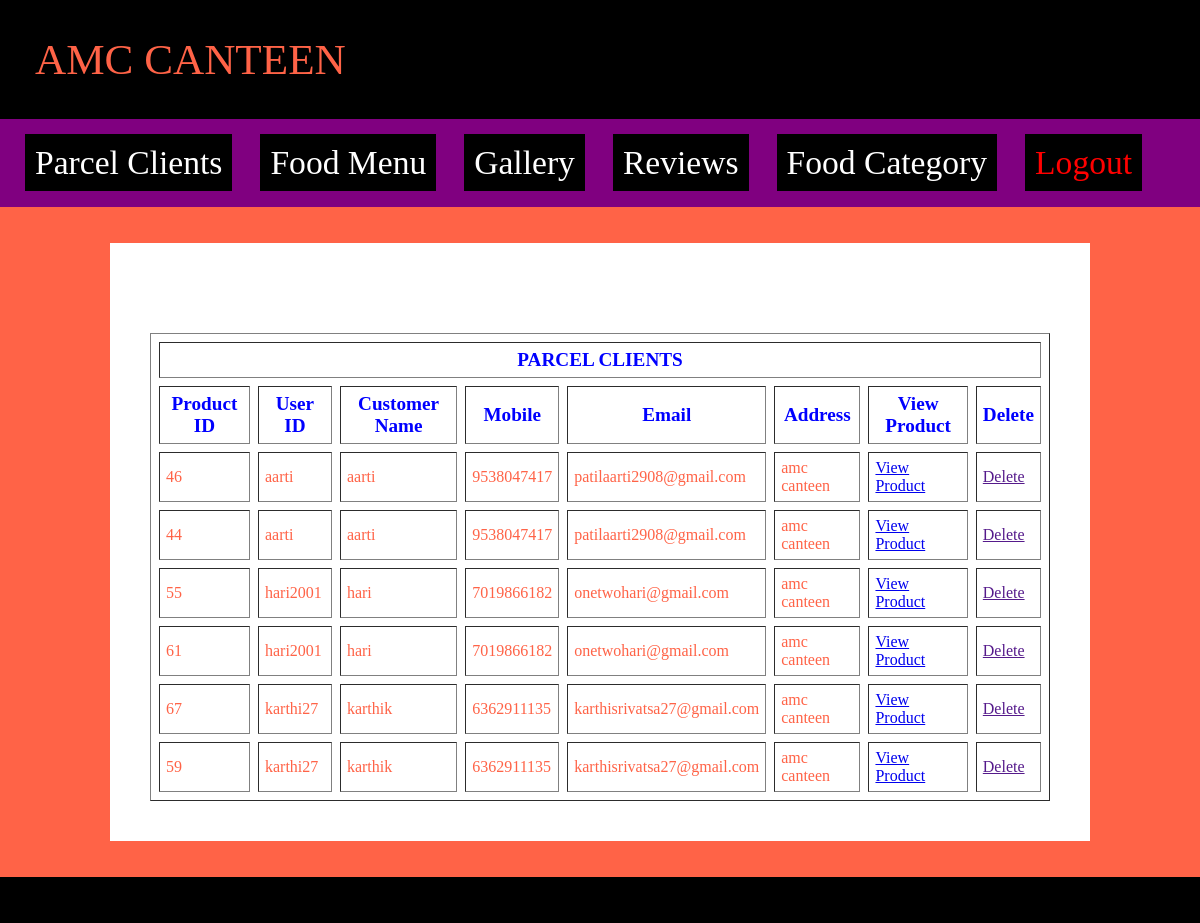
Screenshot of /after_login.php with the database file from the repository.
### tables this page shows
CREATE TABLE `checkout` (
  `id` bigint(12) NOT NULL,
  `p_id` bigint(12) NOT NULL,
  `u_id` varchar(50) NOT NULL,
  `name` varchar(100) NOT NULL,
  `mobile` bigint(12) NOT NULL,
  `email` varchar(150) NOT NULL,
  `location` text NOT NULL
);

### after_login.php (the view)
<?php include "header.php"; ?>
<div class="content">
	<br><br>
	<?php include  "connect.php"; ?>
	<table border=1 cellpadding="6" cellspacing="8">
		<tr>
			 <th colspan="8">PARCEL CLIENTS</th>
		</tr>
		<tr>
			<th>Product ID</th>
			<th>User ID</th>
			<th>Customer Name</th>
			<th>Mobile</th>
			<th>Email</th>
			<th>Address</th>
			<th>View Product</th>
			<th>Delete</th>
		</tr>
		<?php
		$s = mysqli_query($con,"select * from checkout");
		while($r = mysqli_fetch_array($s))
		{
		?>
		<tr>
			<td><?php echo $r['p_id']; ?></td>
			<td><?php echo $r['u_id']; ?></td>
			<td><?php echo $r['name']; ?></td>
			<td><?php echo $r['mobile']; ?></td>
			<td><?php echo $r['email']; ?></td>
			<td><?php echo $r['location']; ?></td>
			<td><a href="viewcart.php?pid=<?php echo $r['p_id']; ?>&uid=<?php echo $r['u_id']; ?>">View Product</a></td>
			<td><a href="">Delete</a></td>
		<?php
		}
		?>
	</table>
</div>
<?php include "footer.php"; ?>

### header.php (shortened to what this page needs)
<link rel="stylesheet" type="text/css" href="style2.css">
<div class="h">AMC CANTEEN</div>
<div class="mbg">
	<a href="after_login.php" class="menu">Parcel Clients</a> &nbsp;&nbsp;&nbsp;&nbsp;&nbsp;
	<a href="food.php" class="menu">Food Menu</a> &nbsp;&nbsp;&nbsp;&nbsp;&nbsp;
	<a href="gallery.php" class="menu">Gallery</a> &nbsp;&nbsp;&nbsp;&nbsp;&nbsp;
	<a href="review.php" class="menu">Reviews</a> &nbsp;&nbsp;&nbsp;&nbsp;&nbsp;
	<a href="food_cat.php" class="menu">Food Category</a> &nbsp;&nbsp;&nbsp;&nbsp;&nbsp;
	<a href="logout.php" class="menu" style="color: red;">Logout</a> &nbsp;&nbsp;&nbsp;&nbsp;&nbsp;
</div>

### footer.php (shortened to what this page needs)
<div class="footer"> </div>

### style2.css (style rules this page uses)
.h { color: tomato; background-color: black; font-size: 2.7em; padding: 14px; padding: 35px; }
.mbg { background-color: purple; padding: 25px; }
.menu { color: white; background-color: black; font-family: Century Gothic; font-size:2.1em; padding: 10px; text-decoration: none; }
.content { background-color: white; font-size:21px; width: 75%; margin: 0 auto; padding: 40px; }
.footer { color: orange; background-color: black; font-family: Calibri; padding: 23px; }
tr { color: tomato; }
th { color: blue; font-size: 1.2em; }

### rows the page displays
checkout: p "46", u "aarti", name "aarti", mobile "9538047417", email "patilaarti2908@gmail.com", location "amc canteen"
checkout: p "44", u "aarti", name "aarti", mobile "9538047417", email "patilaarti2908@gmail.com", location "amc canteen"
checkout: p "55", u "hari2001", name "hari", mobile "7019866182", email "onetwohari@gmail.com", location "amc canteen"
checkout: p "61", u "hari2001", name "hari", mobile "7019866182", email "onetwohari@gmail.com", location "amc canteen"
checkout: p "67", u "karthi27", name "karthik", mobile "6362911135", email "karthisrivatsa27@gmail.com", location "amc canteen"
checkout: p "59", u "karthi27", name "karthik", mobile "6362911135", email "karthisrivatsa27@gmail.com", location "amc canteen"
